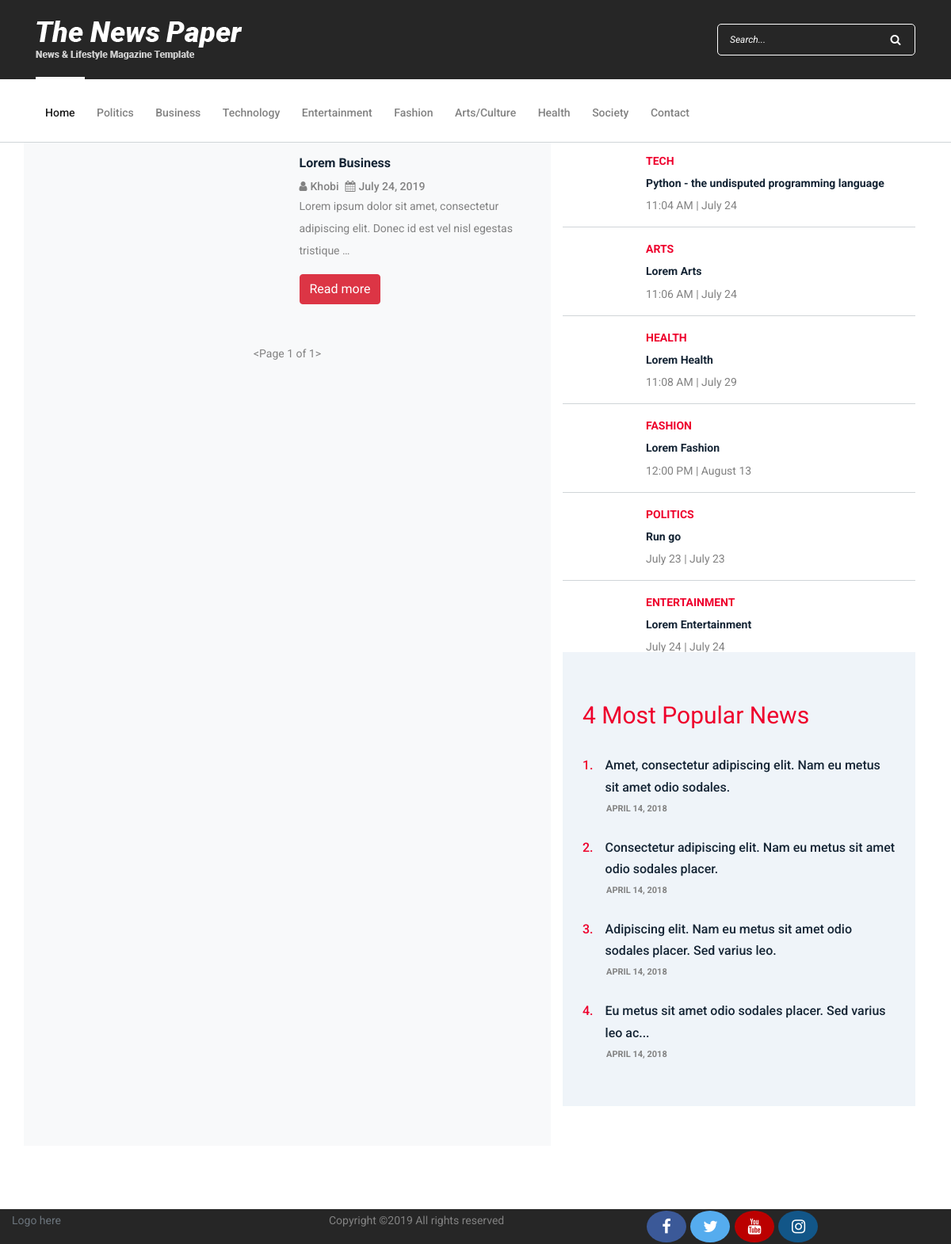
The app's page /business/ with its own data.
### blog/models.py (models this page shows, shortened)
class News(models.Model):
    title = models.CharField(max_length=500)
    date = models.DateTimeField()
    reporter = models.CharField(max_length=100)
    content = models.TextField()
    category = models.CharField(max_length=50, choices=CATEGORY_CHOICES)
    slug = models.SlugField(null=True)
    picture = models.ImageField(upload_to='News/')
    audio = models.FileField(upload_to='Audio/', null=True, blank=True)
    def get_absolute_url(self):
        return reverse('blog-news-detail', kwargs={'slug': self.slug})

### blog/views.py (the view)
# urls.py: path('business/', views.business, name='blog-business'),
def business(request):
    arts = News.objects.all().filter(category='arts').order_by('-id')[:1]
    bus = News.objects.all().filter(category='business').order_by('-id')
    enter = News.objects.all().filter(category='entertainment').order_by('-id')[:1]
    fash = News.objects.all().filter(category='fashion').order_by('-id')[:1]
    heal = News.objects.all().filter(category='health').order_by('-id')[:1]
    poli = News.objects.all().filter(category='politics').order_by('-id')[:1]
    sports = News.objects.all().filter(category='sport').order_by('-id')[:1]
    technology = News.objects.all().filter(category='tech').order_by('-id')[:1]
    page = request.GET.get('page', 1)
    paginator = Paginator(bus, 10)
    try:
        news = paginator.page(page)
    except PageNotAnInteger:
        news = paginator.page(1)
    except EmptyPage:
        news = paginator.page(paginator.num_pages)
    context = {'politics': poli, 'arts': arts, 'entertainment': enter, 'fashion': fash, 'health': heal,
               'sports': sports, 'technology': technology, 'news': news}
    return render(request, 'blog/business.html', context)

### blog/templates/blog/business.html (shortened to what this page needs)
{% extends 'blog/base.html' %}
{% load static %}
{% block content %}
    <div class="blog-area section-padding-0-80">
        <div class="container">
            <div class="row bg">
                <div class="col-12 col-lg-7 bg-light">
                    <div class="blog-posts-area">
                        {% for bus in news %}
                        <div class="row mt-3 mb-3">
                        <div class="col-6 col-md-6">
                        </div>
                        <div class=" col-6 text">
                            <h6 class="post-title">{{ bus.title }}</h6>
                            <div class="post-meta d-flex">
                                <a href="#"><i class="fa fa-user pr-1" aria-hidden="true"></i>{{ bus.reporter }}</a>
                                <a href="#"><i class="fa fa-calendar pl-2 pr-1" aria-hidden="true"></i>{{ bus.date|date:'F d, Y' }}</a>
                            </div>
                            <p>{{ bus.content|truncatewords:15 }}</p>
                            <a href="{{ bus.get_absolute_url }}" class="btn btn-danger" role="button">Read more</a>
                        </div>
                        </div>
                        {% endfor %}
                    </div>
                      {% if news.has_other_pages %}
                    <nav aria-label="Page navigation example">
                        <ul class="pagination mt-50">
                            {% if news.has_previous %}
                                <li class="page-item"><a class="page-link" href="?page={{ news.previous_page_number }}"><i class="fa fa-angle-double-left"></i></a></li>
                            {% endif %}
                            {% for i in news.paginator.page_range %}
                                {% if news.number == i %}
                                    <li class="page-item active"><span class="page-link">{{ i }} <span class="sr-only">(current)</span></span></li>
                                {% else %}
                                    <li class="page-item"><a class="page-link" href="?page={{ i }}">{{ i }}</a></li>
                                {% endif %}
                            {% endfor %}
                            {% if news.has_next %}
                                <li class="page-item"><a class="page-link" href="?page={{ news.next_page_number }}"><i class="fa fa-angle-double-right"></i></a></li>
                            {% endif %}
                        </ul>
                        <p class="text-center">{{ news }}</p>
                    </nav>
                    {% else %}
                          <p class="text-center mt-5">{{ news }}</p>
                    {% endif %}
                </div>
                <div class="col-12 col-lg-5">
                    <div class="blog-sidebar-area">
                        <div class="latest-posts-widget mt-3">
                            {% for tech in technology %}
                            <div class="single-blog-post small-featured-post d-flex">
                                <div class="post-thumb">
                                    <a href="{% url 'blog-news-detail' slug=tech.slug %}"><img src="{{ tech.picture.url }}" alt=""></a>
                                </div>
                                <div class="post-data">
                                    <a href="{% url 'blog-news-detail' slug=tech.slug %}" class="post-catagory">{{ tech.category.title }}</a>
                                    <div class="post-meta">
                                        <a href="{% url 'blog-news-detail' slug=tech.slug %}" class="post-title">
                                            <h6>{{ tech.title }}</h6>
                                        </a>
                                        <p class="post-date"><span>{{ tech.date|date:'g:i A' }}</span> | <span>{{ tech.date|date:'F j' }}</span></p>
                                    </div>
                                </div>
                            </div>
                            {% endfor %}
                            {% for art in arts %}
                            <div class="single-blog-post small-featured-post d-flex">
                                <div class="post-thumb">
                                    <a href="{% url 'blog-news-detail' slug=art.slug %}"><img src="{{ art.picture.url }}" alt=""></a>
                                </div>
                                <div class="post-data">
                                    <a href="{% url 'blog-news-detail' slug=art.slug %}" class="post-catagory">{{ art.category.title }}</a>
                                    <div class="post-meta">
                                        <a href="{% url 'blog-news-detail' slug=art.slug %}" class="post-title">
                                            <h6>{{ art.title }}</h6>
                                        </a>
                                        <p class="post-date"><span>{{ art.date|date:'g:i A' }}</span> | <span>{{ art.date|date:'F j' }}</span></p>
                                    </div>
                                </div>
                            </div>
                            {% endfor %}
                            {% for heal in health %}
                            <div class="single-blog-post small-featured-post d-flex">
                                <div class="post-thumb">
                                    <a href="{% url 'blog-news-detail' slug=heal.slug %}"><img src="{{ heal.picture.url }}" alt=""></a>
                                </div>
                                <div class="post-data">
                                    <a href="{% url 'blog-news-detail' slug=heal.slug %}" class="post-catagory">{{ heal.category.title }}</a>
                                    <div class="post-meta">
                                        <a href="{% url 'blog-news-detail' slug=heal.slug %}" class="post-title">
                                            <h6>{{ heal.title }}</h6>
                                        </a>
                                        <p class="post-date"><span>{{ heal.date|date:'g:i A' }}</span> | <span>{{ heal.date|date:'F j' }}</span></p>
                                    </div>
                                </div>
                            </div>
                            {% endfor %}
                            {% for fash in fashion %}
                            <div class="single-blog-post small-featured-post d-flex">
                                <div class="post-thumb">
                                    <a href="{% url 'blog-news-detail' slug=fash.slug %}"><img src="{{ fash.picture.url }}" alt=""></a>
                                </div>
                                <div class="post-data">
                                    <a href="{% url 'blog-news-detail' slug=fash.slug %}" class="post-catagory">{{ fash.category.title }}</a>
                                    <div class="post-meta">
                                        <a href="{% url 'blog-news-detail' slug=fash.slug %}" class="post-title">
                                            <h6>{{ fash.title }}</h6>
                                        </a>
                                        <p class="post-date"><span>{{ fash.date|date:'g:i A' }}</span> | <span>{{ fash.date|date:'F j' }}</span></p>
                                    </div>
                                </div>
                            </div>
                            {% endfor %}
                            {% for politics in politics %}
                            <div class="single-blog-post small-featured-post d-flex">
                                <div class="post-thumb">
                                    <a href="{% url 'blog-news-detail' slug=politics.slug %}"><img src="{{ politics.picture.url }}" alt=""></a>
                                </div>
                                <div class="post-data">
                                    <a href="{% url 'blog-news-detail' slug=politics.slug %}" class="post-catagory">{{ politics.category.title }}</a>
                                    <div class="post-meta">
                                        <a href="{% url 'blog-news-detail' slug=politics.slug %}" class="post-title">
                                            <h6>{{ politics.title }}</h6>
                                        </a>
                                        <p class="post-date"><span>{{ politics.date|date:'F j' }}</span> | <span>{{ politics.date|date:'F j' }}</span></p>
                                    </div>
                                </div>
                            </div>
                            {% endfor %}
                            {% for enter in entertainment %}
                            <div class="single-blog-post small-featured-post d-flex">
                                <div class="post-thumb">
                                    <a href="{% url 'blog-news-detail' slug=enter.slug %}"><img src="{{ enter.picture.url }}" alt=""></a>
                                </div>
                                <div class="post-data">
                                    <a href="{% url 'blog-news-detail' slug=enter.slug %}" class="post-catagory">{{ enter.category.title }}</a>
                                    <div class="post-meta">
                                        <a href="{% url 'blog-news-detail' slug=enter.slug %}" class="post-title">
                                            <h6>{{ enter.title }}</h6>
                                        </a>
                                        <p class="post-date"><span>{{ enter.date|date:'F j' }}</span> | <span>{{ enter.date|date:'F j' }}</span></p>
                                    </div>
                                </div>
                            </div>
                        </div>
                        {% endfor %}
                        <div class="popular-news-widget mb-50">
                            <h3>4 Most Popular News</h3>
                            <div class="single-popular-post">
                                <a href="#">
                                    <h6><span>1.</span> Amet, consectetur adipiscing elit. Nam eu metus sit amet odio sodales.</h6>
                                </a>
                                <p>April 14, 2018</p>
                            </div>
                            <div class="single-popular-post">
                                <a href="#">
                                    <h6><span>2.</span> Consectetur adipiscing elit. Nam eu metus sit amet odio sodales placer.</h6>
                                </a>
                                <p>April 14, 2018</p>
                            </div>
                            <div class="single-popular-post">
                                <a href="#">
                                    <h6><span>3.</span> Adipiscing elit. Nam eu metus sit amet odio sodales placer. Sed varius leo.</h6>
                                </a>
                                <p>April 14, 2018</p>
                            </div>
                            <div class="single-popular-post">
                                <a href="#">
                                    <h6><span>4.</span> Eu metus sit amet odio sodales placer. Sed varius leo ac...</h6>
                                </a>
                                <p>April 14, 2018</p>
                            </div>
                        </div>
                    </div>
                </div>
            </div>
        </div>
    </div>
{% endblock content %}

### blog/static/blog/style.css (style rules this page uses)
* { margin: 0; padding: 0; }
body { font-family: "Roboto", sans-serif; font-size: 14px; }
h1, h2, h3, h4, h5, h6 { color: #152535; line-height: 1.3; font-weight: 700; }
p { color: #828282; font-size: 14px; line-height: 2; font-weight: 400; }
a, a:hover, a:focus { -webkit-transition-duration: 500ms; transition-duration: 500ms; text-decoration: none; outline: 0 solid transparent; color: #1c1c1c; font-weight: 500; font-size: 14px; color: #828282; }
.mb-50 { margin-bottom: 50px !important; }
.section-padding-0-80 { padding-top: 0; padding-bottom: 80px; }
.single-blog-post { position: relative; z-index: 1; }
.single-blog-post .post-thumb a { display: block; }
.single-blog-post .post-data { padding: 30px 0; }
.single-blog-post .post-data .post-catagory { font-size: 14px; color: #ee002d; text-transform: uppercase; font-weight: 700; margin-bottom: 10px; display: block; }
.single-blog-post .post-data .post-title { display: block; }
.single-blog-post .post-data .post-title h6 { -webkit-transition-duration: 500ms; transition-duration: 500ms; line-height: 1.9; }
.single-blog-post.small-featured-post { position: relative; z-index: 1; border-bottom: 1px solid #d0d5d8; padding: 20px 0; }
.single-blog-post.small-featured-post .post-thumb { -webkit-box-flex: 0; -ms-flex: 0 0 90px; flex: 0 0 90px; max-width: 90px; width: 90px; margin-right: 15px; }
.single-blog-post.small-featured-post .post-data { padding: 0; }
.single-blog-post.small-featured-post .post-data .post-catagory { margin-bottom: 10px; line-height: 1; }
.single-blog-post.small-featured-post .post-data .post-title h6 { font-size: 14px; line-height: 1.6; margin-bottom: 10px; font-weight: 700; }
.single-blog-post.small-featured-post .post-data .post-date { margin-bottom: 0; line-height: 1; }
.single-blog-post.small-featured-post:first-child { padding-top: 0; }
.single-blog-post.small-featured-post:last-child { padding-bottom: 0; border-bottom: none; }
.popular-news-widget { position: relative; z-index: 1; background-color: #eff4f9; padding: 60px 25px; }
.popular-news-widget h3 { font-size: 30px; margin-bottom: 30px; font-weight: 400; color: #ee002d; }
.popular-news-widget .single-popular-post { position: relative; z-index: 1; margin-bottom: 30px; }
.popular-news-widget .single-popular-post h6 { -webkit-transition-duration: 500ms; transition-duration: 500ms; display: -webkit-box; display: -ms-flexbox; display: flex; line-height: 1.7; font-weight: 500; }
.popular-news-widget .single-popular-post h6 span { margin-right: 15px; color: #ee002d; }
.popular-news-widget .single-popular-post p { margin-bottom: 0; font-size: 11px; text-transform: uppercase; font-weight: 700; color: #828282; margin-left: 30px; line-height: 1; }
.popular-news-widget .single-popular-post:last-child { margin-bottom: 0; }

### records on screen
News: title "Lorem Business", reporter "Khobi", date "July 24, 2019", content "Lorem ipsum dolor sit amet, consectetur adipiscing elit. Donec id est vel nisl egestas tristique …"
News: category "TECH", title "Python - the undisputed programming language", date "11:04 AM", date "July 24"
News: category "ARTS", title "Lorem Arts", date "11:06 AM", date "July 24"
News: category "HEALTH", title "Lorem Health", date "11:08 AM", date "July 29"
News: category "FASHION", title "Lorem Fashion", date "12:00 PM", date "August 13"
News: category "POLITICS", title "Run go", date "July 23"
News: category "ENTERTAINMENT", title "Lorem Entertainment", date "July 24"

### other values on screen
{{ news }} "<Page 1 of 1>"
